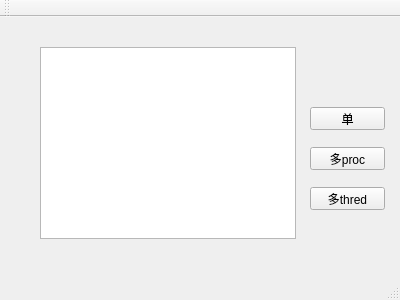
<?xml version="1.0" encoding="UTF-8"?>
<ui version="4.0">
 <class>MainWindow</class>
 <widget class="QMainWindow" name="MainWindow">
  <property name="geometry">
   <rect>
    <x>0</x>
    <y>0</y>
    <width>400</width>
    <height>300</height>
   </rect>
  </property>
  <property name="windowTitle">
   <string>MainWindow</string>
  </property>
  <widget class="QWidget" name="centralWidget">
   <widget class="QListWidget" name="listWidget">
    <property name="geometry">
     <rect>
      <x>40</x>
      <y>30</y>
      <width>256</width>
      <height>192</height>
     </rect>
    </property>
   </widget>
   <widget class="QPushButton" name="pushButton">
    <property name="geometry">
     <rect>
      <x>310</x>
      <y>90</y>
      <width>75</width>
      <height>23</height>
     </rect>
    </property>
    <property name="text">
     <string>单</string>
    </property>
   </widget>
   <widget class="QPushButton" name="pushButton_2">
    <property name="geometry">
     <rect>
      <x>310</x>
      <y>130</y>
      <width>75</width>
      <height>23</height>
     </rect>
    </property>
    <property name="text">
     <string>多proc</string>
    </property>
   </widget>
   <widget class="QPushButton" name="pushButton_3">
    <property name="geometry">
     <rect>
      <x>310</x>
      <y>170</y>
      <width>75</width>
      <height>23</height>
     </rect>
    </property>
    <property name="text">
     <string>多thred</string>
    </property>
   </widget>
  </widget>
  <widget class="QMenuBar" name="menuBar">
   <property name="geometry">
    <rect>
     <x>0</x>
     <y>0</y>
     <width>400</width>
     <height>25</height>
    </rect>
   </property>
  </widget>
  <widget class="QToolBar" name="mainToolBar">
   <attribute name="toolBarArea">
    <enum>TopToolBarArea</enum>
   </attribute>
   <attribute name="toolBarBreak">
    <bool>false</bool>
   </attribute>
  </widget>
  <widget class="QStatusBar" name="statusBar"/>
 </widget>
 <layoutdefault spacing="6" margin="11"/>
 <resources/>
 <connections/>
</ui>
